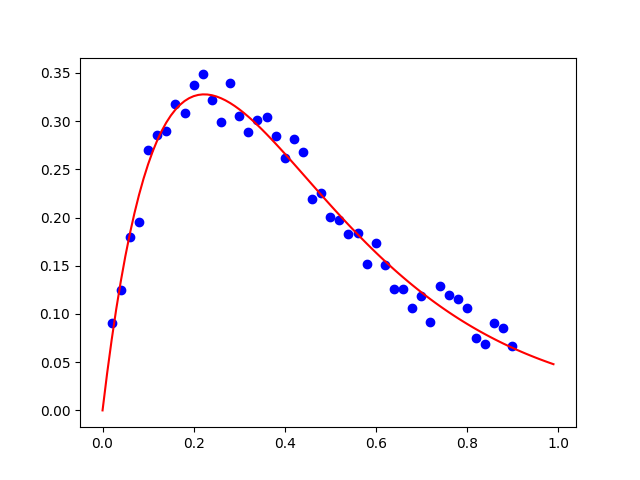

The script that saved this image:
import numpy as np
from utils import read_data, M, F, Jacobian
import matplotlib.pyplot as plt


def DL(x, data, delta, eps_1, eps_2, eps_3, k_max):
    k = 0
    J = Jacobian(x, data)
    f = (data[:, 1] - M(x, data)).reshape(-1, 1)
    g = (J.T).dot(f).reshape(-1, 1)
    found = np.max(f) <= eps_3 or np.max(g) <= eps_1
    while not found and k < k_max:
        k += 1
        alpha = np.linalg.norm(g) ** 2 / np.linalg.norm(J.dot(g)) ** 2
        h_sd = -g
        h_gn = np.linalg.inv(J.T.dot(J)).dot(-J.T).dot(f)

        if np.linalg.norm(h_gn) <= delta:
            h_dl = h_gn
        elif alpha * np.linalg.norm(h_sd) >= delta:
            h_dl = (delta / np.linalg.norm(h_sd)) * h_sd
        else:
            a = alpha * h_sd
            b = h_gn
            c = a.T.dot(b - a)
            if c <= 0:
                beta = (
                    -c
                    + np.sqrt(
                        c * c
                        + np.linalg.norm(b - a) ** 2
                        * (delta * delta - np.linalg.norm(a) ** 2)
                    )
                ) / np.linalg.norm(b - a) ** 2
            else:
                beta = (delta * delta - np.linalg.norm(a) ** 2) / (
                    c
                    + np.sqrt(
                        c * c
                        + np.linalg.norm(b - a) ** 2
                        * (delta * delta - np.linalg.norm(a) ** 2)
                    )
                )

            h_dl = alpha * h_sd + beta * (h_gn - alpha * h_sd)

        if np.linalg.norm(h_dl) <= eps_2 * (np.linalg.norm(x) + eps_2):
            found = True
        else:
            x_new = x + h_dl
            L0_minus_Lh_dl = (
                1 / 2 * (np.linalg.norm(f) ** 2)
                - 1 / 2 * np.linalg.norm(f + J.dot(h_dl)) ** 2
            )
            rou = (F(x, data) - F(x_new, data)) / L0_minus_Lh_dl
            if rou > 0:
                x = x_new
                J = Jacobian(x, data)
                f = (data[:, 1] - M(x, data)).reshape(-1, 1)
                g = (J.T).dot(f).reshape(-1, 1)
                found = np.max(f) <= eps_3 or np.max(g) <= eps_1
            if rou > 0.75:
                delta = max(delta, 3 * np.linalg.norm(h_dl))
            elif rou < 0.25:
                delta /= 2
                found = delta <= eps_2 * (np.linalg.norm(x) + eps_2)
    return k, x


def main():
    data = read_data()

    # super parameters
    delta = 1
    eps_1 = 1e-8
    eps_2 = 1e-8
    eps_3 = 1e-8
    k_max = 200

    x = np.zeros((4, 1))
    x[0, 0] = -1
    x[1, 0] = -2
    x[2, 0] = 1
    x[3, 0] = -1

    times, result = DL(x, data, delta, eps_1, eps_2, eps_3, k_max)
    t = np.arange(0, 100) * 0.01

    plt.scatter(data[:, 0], data[:, 1], color="b")
    plt.plot(
        t,
        result[2, 0] * np.exp(result[0, 0] * t)
        + result[3, 0] * np.exp(result[1, 0] * t),
        "r",
    )
    plt.savefig("dl.png")
    print('迭代次数：', times)
    print('求解参数：\n', result)


if __name__ == "__main__":
    main()
